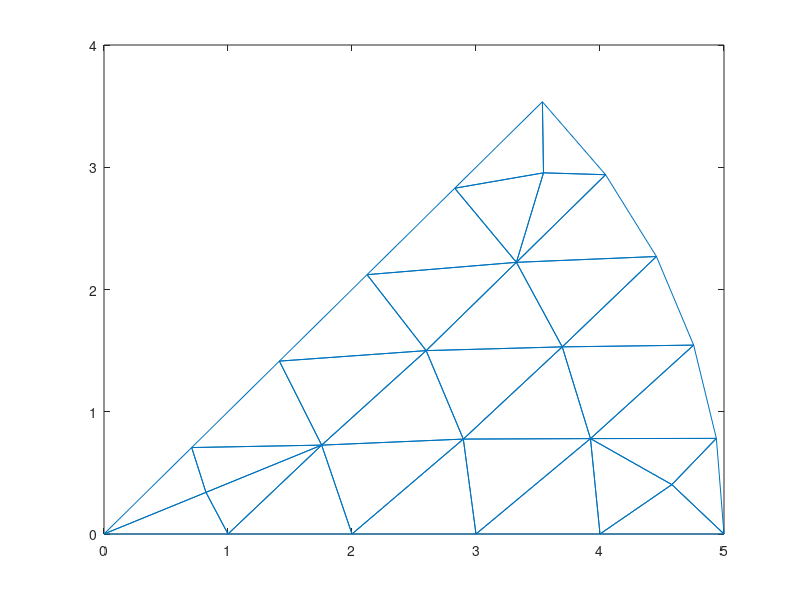
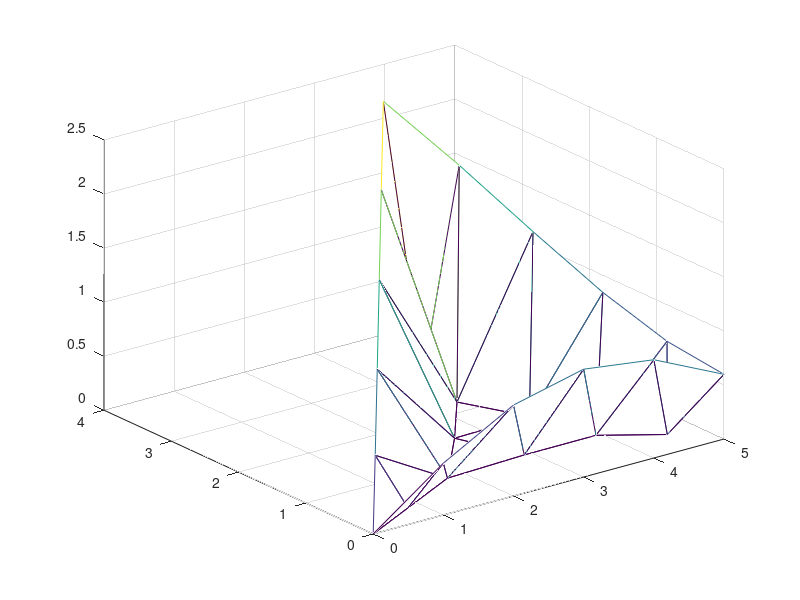

Write the MATLAB code that produced these figures, in order.
% Construct a Wedge-shaped region and its triangulation

clear all

% Set up internal nodes (manually):
V = [ .89*cos(pi/8) .89*sin(pi/8);
	 1.9*cos(pi/8) 1.9*sin(pi/8);
	 3*cos(pi/12) 3*sin(pi/12);
	 3*cos(pi/6) 3*sin(pi/6) ;
	 4*cos(pi/16) 4*sin(pi/16);
	 4*cos(pi/8) 4*sin(pi/8);
	 4*cos(3*pi/16) 4*sin(3*pi/16) 
	 4.6*cos(.03*pi) 4.6*sin(.028*pi);
	 4.6*cos(.22*pi) 4.6*sin(.222*pi) ];
m= size(V,1); % m = number internal nodes

% Set up boundary nodes (manually) and append:
a = cos(pi/4);
V = [ V;  0 0 ; 1 0 ; 2 0 ; 3 0 ; 4 0 ; 5 0 ;
       a a ; 2*a 2*a; 3*a 3*a; 4*a 4*a; 5*a 5*a]; 
for i = 1:4
  x = 5*cos(pi*i/20);
  y = 5*sin(pi*i/20);
  V = [ V; x y];
end
n = size(V,1);  % n = total number nodes

% extract x and y coordinates of all nodes
x = V(:,1)';
y = V(:,2)';
% make triangulation
T = delaunay(x,y); 
p = size(T,1); % p = number of triangles

% Plot the mesh
figure
trimesh(T,x,y)

% Set node values to a function
z = sin(x/2)+(y/3).^2;
z(1:9) = 0;

% Plot the mesh with node values specified.
figure
trimesh(T,x,y,z)

